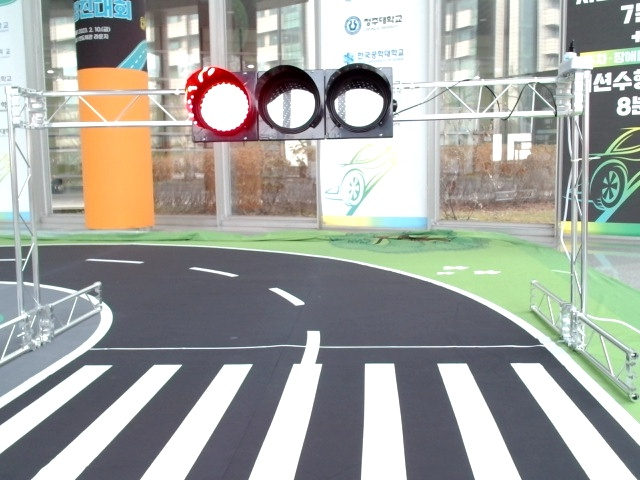
#> input picture test_images/02_15-00-50.jpg, 640 x 480 px
$ python -i traffic_light_detection.py   (imports and definitions only)
#> lines starting #> are read from the running program, lines starting #| are printed output that depends on the picture; after the words box and inside, x2 and y2 are one past the last pixel; in counts of white or black regions, pixels touching at a corner belong together
#> further down, picture is the input picture: shape (480, 640, 3); mean B, G, R 159.6, 164.9, 163
import cv2
import numpy as np

H_SAT = 255
L_SAT = 20 #150
RED, GREEN, BLUE, YELLOW = (0, 1, 2, 3)
COLOR = ("RED", "GREEN", "BLUE", "YELLOW")
HUE_THRESHOLD = ([4, 176], [40, 90], [110, 130], [15, 40])

class libTRAFFIC(object):
    def __init__(self):
        self.height, self.width, self.dim = (0, 0, 0)
    def region_of_interest(self, image, vertices):
        mask = np.zeros_like(image)
        if len(image.shape) > 2:
            self.match_mask_color = (255,255,255)
        cv2.fillPoly(mask, vertices, self.match_mask_color)
        masked_image = cv2.bitwise_and(image, mask)
        return masked_image
    def gaussian_blurring(self, image, kernel_size=(None, None)):
#> called with kernel_size = (27, 27)
        return cv2.GaussianBlur(image.copy(), kernel_size, 0)
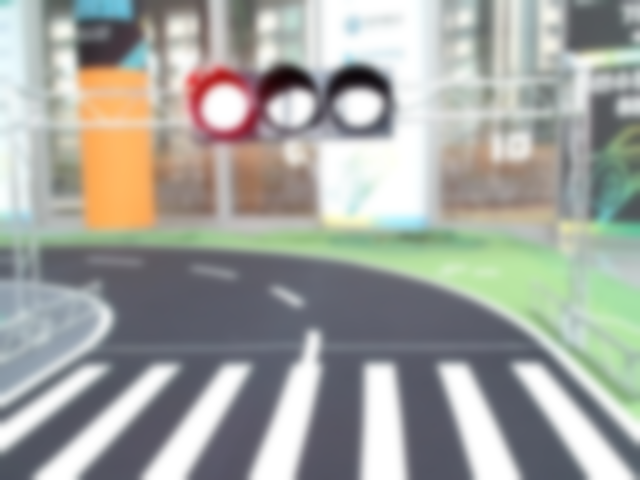
#> returned value: shape (480, 640, 3); mean of channels 0, 1, 2 159.6, 164.9, 163; drawn as B, G, R
    def hough_transform(self, image, rho=None, theta=None, threshold=None, mll=None, mlg=None, mode="circle"):
        if mode == "line":
            return cv2.HoughLines(image.copy(), rho, theta, threshold)
        elif mode == "lineP":
            return cv2.HoughLinesP(image.copy(), rho, theta, threshold, lines=np.array([]),
                                   minLineLength=mll, maxLineGap=mlg)
        elif mode == "circle":
            return cv2.HoughCircles(image.copy(), cv2.HOUGH_GRADIENT, dp=1, minDist=100,
                                    param1=200, param2=10, minRadius=33, maxRadius=38)

    # UNUS MADED
    def preprocess(self, image):
        region_of_interest_vertices = np.array(
            [[(0, 100), (0, 0),
              (self.width, 0), (self.width, 100)]],
            dtype=np.int32) ### FIX ME
        blur = self.gaussian_blurring(image, (21,21))
        cropped_image = self.region_of_interest(blur, np.array([region_of_interest_vertices], np.int32), )

        return cropped_image
    def color_detection(self, image):
        # pre = self.preprocess(image)
        pre = self.gaussian_blurring(image, (27, 27))
        hsv = cv2.cvtColor(pre, cv2.COLOR_BGR2HSV)
#> hsv: shape (480, 640, 3); mean H, S, V 76.7, 31.8, 173.9
        green_mask = cv2.inRange(hsv, np.array([60, 20, 50]), np.array([90, 255, 255]))
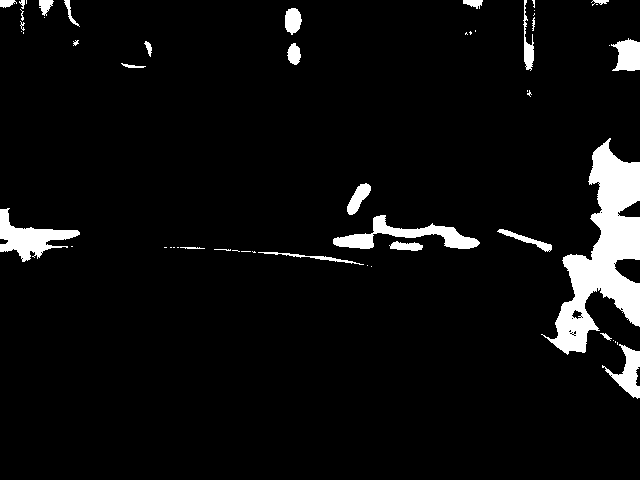
#> green_mask: shape (480, 640); 5.5% white; 54 white regions (27 under 20 px), largest, box (x1, y1, x2, y2) and area: (541, 138, 640, 355) 8821, (333, 215, 480, 249) 1737, (0, 208, 80, 262) 1716
        green = cv2.bitwise_and(pre, pre, mask=green_mask)
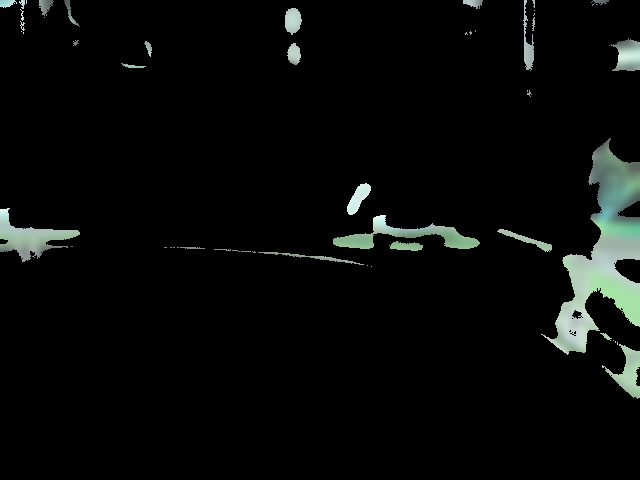
#> green: shape (480, 640, 3); mean B, G, R 9, 10.1, 8.4
        red_mask = cv2.inRange(hsv, np.array([0, 50, 50]), np.array([10, 255, 255]))
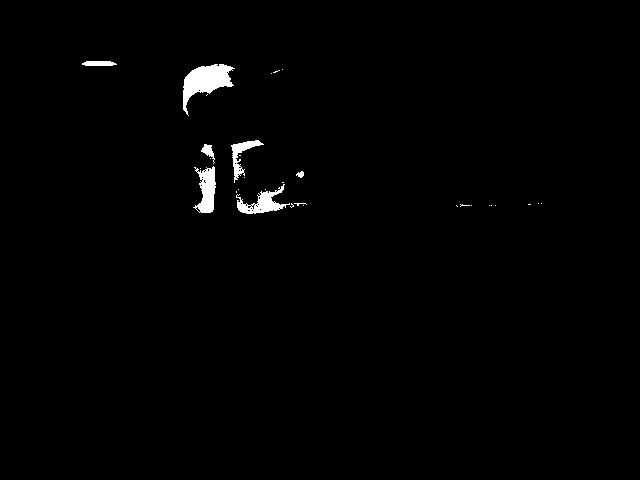
#> red_mask: shape (480, 640); 1.1% white; 31 white regions (24 under 20 px), largest, box (x1, y1, x2, y2) and area: (183, 64, 235, 116) 1204, (193, 166, 216, 213) 647, (236, 184, 290, 214) 622
        red = cv2.bitwise_and(pre, pre, mask=red_mask)

        if np.count_nonzero(green_mask) > np.count_nonzero(red_mask):
            return 'go'
            cv2.imshow('g', green_mask)
            green_circles = self.hough_transform(green_mask, mode='circle')
            if green_circles is not None:
                return 'go'
                for circle in green_circles[0]:
                    center, count = (int(circle[0]), int(circle[1])), 0
                    result = cv2.circle(image.copy(), center, int(circle[2]), (0, 0, 255), 2)
                    # cv2.imshow('r', result)
                    return 'go'
            else:
                return 'nothing'
        elif np.count_nonzero(red_mask) > np.count_nonzero(green_mask):
            cv2.imshow('r', red_mask)
            red_circles = self.hough_transform(red_mask, mode='circle')
            if red_circles is not None:
                return 'stop'
                for circle in red_circles[0]:
                    center, count = (int(circle[0]), int(circle[1])), 0
                    result = cv2.circle(image.copy(), center, int(circle[2]), (0, 0, 255), 2)
                    # cv2.imshow('r', result)
                    return 'stop'
            else:
                return 'nothing'

>>> import cv2
>>> picture = cv2.imread('../test_images/02_15-00-50.jpg')
>>> result = libTRAFFIC().color_detection(picture)
#> result = 'go'

$ run again, on test_images/27_16-12-02.jpg
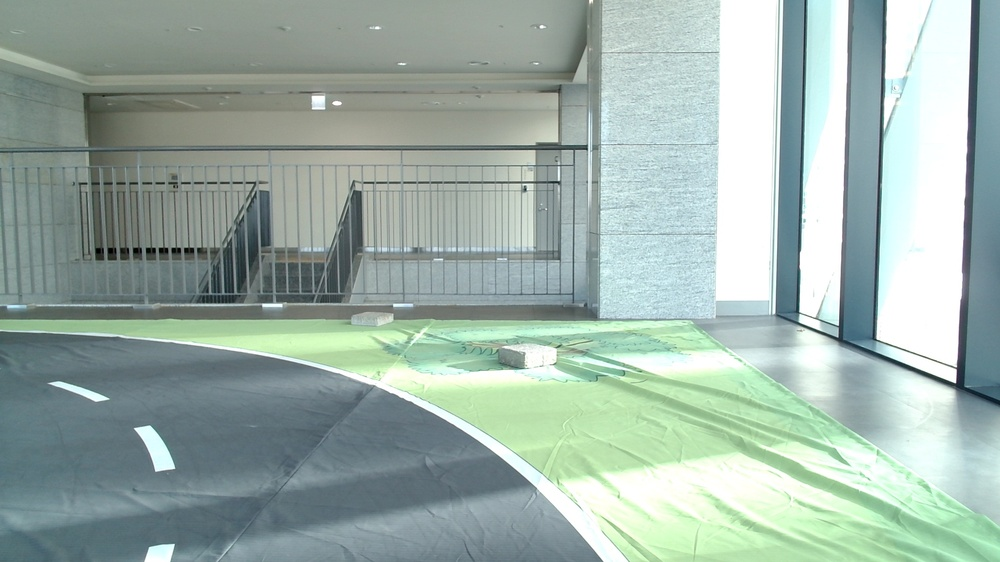
#> input picture test_images/27_16-12-02.jpg, 1000 x 562 px, shrunk from 1920 x 1080 before the run
#> picture is the input picture: shape (562, 1000, 3); mean B, G, R 168.5, 176.1, 157.3
#> hsv: shape (562, 1000, 3); mean H, S, V 74.1, 33.8, 178.1
#> in color_detection, `green_mask = cv2.inRange(hsv, np.array([60, 20, 50]), np.array([90, 25..`:
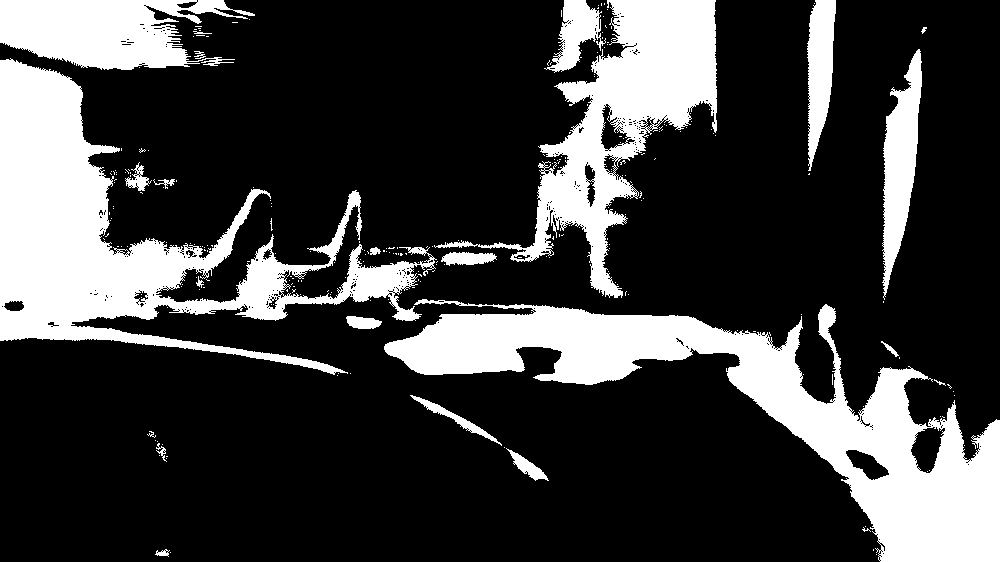
#> green_mask: shape (562, 1000); 24.4% white; 256 white regions (233 under 20 px), largest, box (x1, y1, x2, y2) and area: (384, 299, 1000, 562) 46029, (0, 58, 437, 375) 42189, (434, 0, 717, 298) 23373
#> in color_detection, `green = cv2.bitwise_and(pre, pre, mask=green_mask)`:
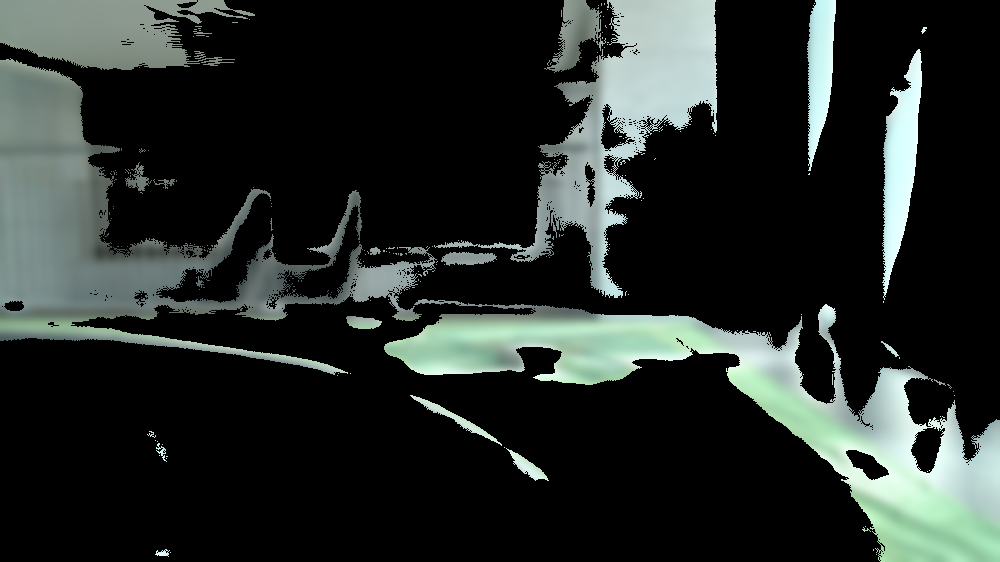
#> green: shape (562, 1000, 3); mean B, G, R 41.2, 43.9, 38.1
#> red_mask: shape (562, 1000); every value is 0
#> red: shape (562, 1000, 3); every value is 0
#> result = 'go'
